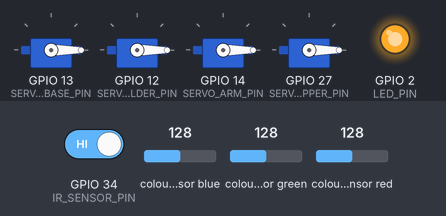
Bench run of a sketch on a simulated ESP32. Shown: 4 × servo, output pins drawn as LEDs (lit = HIGH). Wiring (inferred from the names in the program): TCS3200 colour sensor: output GPIO 35; S2 GPIO 25; S3 GPIO 26; S0 GPIO 33; S1 GPIO 32. Inputs (shaded band) come from the test bench; at power-on: GPIO 34 (IR_SENSOR_PIN) HIGH, colour sensor blue 128, colour sensor green 128, colour sensor red 128. WiFi joins after 1.5 s; servers stay silent unless stated; the local clock reads 2024-03-15 10:24:30 at power-on unless the sketch sets it; pins used as bus, display or sensor lines are not drawn; what the sketch prints to the serial monitor is not drawn.

Above: at 3.0 s.
At 17.6 s:
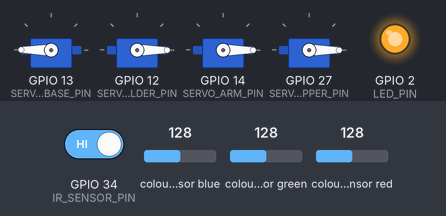
17.7 s: GPIO 34 (IR_SENSOR_PIN) driven HIGH
At 23.1 s:
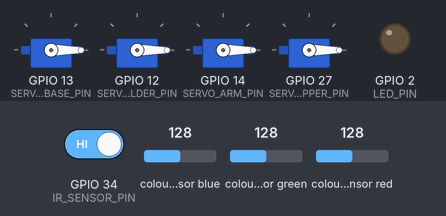
Timing chart, 0 to 24.6 s (numbered marks = the images above; inputs shaded):
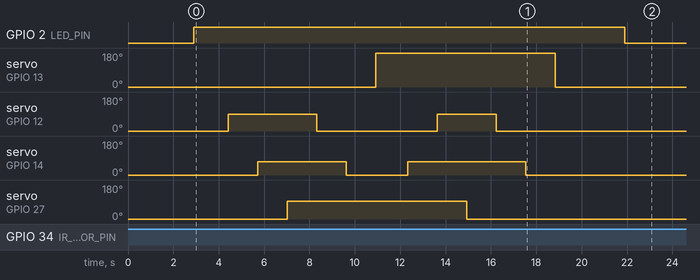

The sketch:

main.ino
```cpp
#include <WiFi.h>
#include <Firebase_ESP_Client.h>
#include "time.h"
#include <ESP32Servo.h>

// ========== WIFI / FIREBASE ==========
#define WIFI_SSID "Full house 2.4GHz"
#define WIFI_PASSWORD "motdentam"

#define API_KEY "AIzaSyBgzRsUUpotAw230h8JTthlEx_edM41oqI"
#define DATABASE_URL "https://doan2-77a41-default-rtdb.asia-southeast1.firebasedatabase.app"
#define USER_EMAIL "binhiot0209@gmail.com"
#define USER_PASSWORD "123456"

FirebaseData fbdo;
FirebaseAuth auth;
FirebaseConfig config;

const char* ntpServer = "pool.ntp.org";
const long gmtOffset_sec = 7 * 3600; // +7
const int daylightOffset_sec = 0;

// ========== PINS / CONFIG COLOR SENSOR ==========
#define IR_SENSOR_PIN 34
#define S0 33
#define S1 32
#define S2 25
#define S3 26
#define OUT 35
#define LED_PIN 2

#define DEBOUNCE_SAMPLES 10
#define STABLE_THRESHOLD 7
#define NUM_COLOR_SAMPLES 5
#define MIN_CONFIDENCE 0.6  // ngưỡng tin cậy tối thiểu (0..1)

// ========== SERVO PINS & HOME ==========
Servo servoBase;
Servo servoShoulder;
Servo servoArm;
Servo servoGripper;

#define SERVO_BASE_PIN     13
#define SERVO_SHOULDER_PIN 12
#define SERVO_ARM_PIN      14
#define SERVO_GRIPPER_PIN  27

int baseHome = 0;
int shoulderHome = 0;
int armHome = 0;
int gripperHome = 0;

// ========== COLOR DATA STRUCTS ==========
struct RGB { float r, g, b; };
struct HSV { float h, s, v; };

struct ColorData {
  String name;
  HSV hsv;
  RGB rgb;
  float tolerance;
};

struct ColorResult {
  String name;
  float confidence;
  float distance;
  String method;
};

// màu mẫu (bản mới bạn gửi)
ColorData colors[] = {
  {"Trang",      {254, 0.06, 0.89}, {216.2, 213, 226}, 20.0},
  {"Den",        {0,   0.00, 0.00}, {0,   0,   0},   15.0},
  {"Do",         {0,   1.00, 0.45}, {114, 0,  0},  20.0},
  {"Vang",       {45.1,  0.49, 0.77}, {197, 173, 100},  20.0},
  {"Xanh La",    {115.6, 0.15, 0.69}, {151,  176, 149},  25.0},
  {"Xanh Duong", {240, 1.00, 0.55}, {0,  0,  141}, 25.0},
};
const int NUM_COLORS = sizeof(colors) / sizeof(ColorData);

// ========== IR debounce ==========
int irSamples[DEBOUNCE_SAMPLES];
int irIndex = 0;
int irState = LOW;
int irLastState = LOW;

int readIRStable() {
  irSamples[irIndex] = digitalRead(IR_SENSOR_PIN);
  delay(100);
  irIndex = (irIndex + 1) % DEBOUNCE_SAMPLES;

  int highCount = 0;
  for (int i = 0; i < DEBOUNCE_SAMPLES; i++) {
    if (irSamples[i] == HIGH) highCount++;
  }

  if (highCount >= STABLE_THRESHOLD) return LOW;
  else if (highCount <= (DEBOUNCE_SAMPLES - STABLE_THRESHOLD)) return HIGH;
  return irState;
}

// ========== Đọc màu (TCS3200 style) ==========
RGB readColor() {
  RGB color;

  digitalWrite(S2, LOW); digitalWrite(S3, LOW); delay(50);
  int red = pulseIn(OUT, LOW, 50000);

  digitalWrite(S2, HIGH); digitalWrite(S3, HIGH); delay(50);
  int green = pulseIn(OUT, LOW, 50000);

  digitalWrite(S2, LOW); digitalWrite(S3, HIGH); delay(50);
  int blue = pulseIn(OUT, LOW, 50000);

  color.r = constrain(map(red, 20, 200, 255, 0), 0, 255);
  color.g = constrain(map(green, 20, 200, 255, 0), 0, 255);
  color.b = constrain(map(blue, 20, 200, 255, 0), 0, 255);

  return color;
}

RGB readColorMedian() {
  float rValues[NUM_COLOR_SAMPLES];
  float gValues[NUM_COLOR_SAMPLES];
  float bValues[NUM_COLOR_SAMPLES];

  for (int i = 0; i < NUM_COLOR_SAMPLES; i++) {
    RGB s = readColor();
    rValues[i] = s.r;
    gValues[i] = s.g;
    bValues[i] = s.b;
    delay(50);
  }

  // sort (simple)
  for (int i = 0; i < NUM_COLOR_SAMPLES - 1; i++) {
    for (int j = i + 1; j < NUM_COLOR_SAMPLES; j++) {
      if (rValues[i] > rValues[j]) { float t = rValues[i]; rValues[i] = rValues[j]; rValues[j] = t; }
      if (gValues[i] > gValues[j]) { float t = gValues[i]; gValues[i] = gValues[j]; gValues[j] = t; }
      if (bValues[i] > bValues[j]) { float t = bValues[i]; bValues[i] = bValues[j]; bValues[j] = t; }
    }
  }

  RGB med;
  med.r = rValues[NUM_COLOR_SAMPLES / 2];
  med.g = gValues[NUM_COLOR_SAMPLES / 2];
  med.b = bValues[NUM_COLOR_SAMPLES / 2];
  return med;
}

// ========== RGB -> HSV ==========
HSV rgbToHsv(RGB rgb) {
  HSV hsv;
  float r = rgb.r / 255.0;
  float g = rgb.g / 255.0;
  float b = rgb.b / 255.0;

  float maxC = max(max(r, g), b);
  float minC = min(min(r, g), b);
  float delta = maxC - minC;

  hsv.v = maxC;
  hsv.s = (maxC == 0) ? 0 : delta / maxC;

  if (delta == 0) hsv.h = 0;
  else if (maxC == r) hsv.h = 60.0 * fmod(((g - b) / delta), 6.0);
  else if (maxC == g) hsv.h = 60.0 * (((b - r) / delta) + 2.0);
  else hsv.h = 60.0 * (((r - g) / delta) + 4.0);

  if (hsv.h < 0) hsv.h += 360.0;
  return hsv;
}

// ========== Color matching functions (keeps your algorithms) ==========
ColorResult findColorHSV(HSV hsv) {
  float minDistance = 999999;
  int bestIndex = -1;

  for (int i = 0; i < NUM_COLORS; i++) {
    float hueDiff = abs(hsv.h - colors[i].hsv.h);
    if (hueDiff > 180) hueDiff = 360 - hueDiff;

    float hueWeight = hueDiff / 180.0;
    float satWeight = abs(hsv.s - colors[i].hsv.s);
    float valWeight = abs(hsv.v - colors[i].hsv.v);

    float distance = sqrt(
      pow(hueWeight * 3.0, 2) +
      pow(satWeight * 2.0, 2) +
      pow(valWeight * 1.0, 2)
    );

    if (distance < minDistance) {
      minDistance = distance;
      bestIndex = i;
    }
  }

  ColorResult result;
  if (bestIndex >= 0 && minDistance < colors[bestIndex].tolerance) {
    result.name = colors[bestIndex].name;
    result.distance = minDistance;
    result.confidence = 1.0 - (minDistance / colors[bestIndex].tolerance);
    result.method = "HSV";
  } else {
    result.name = "Khong xac dinh";
    result.confidence = 0;
    result.distance = minDistance;
    result.method = "HSV";
  }
  return result;
}

ColorResult findColorRGB(RGB rgb) {
  float minDistance = 999999;
  int bestIndex = -1;

  for (int i = 0; i < NUM_COLORS; i++) {
    float distance = sqrt(
      pow(rgb.r - colors[i].rgb.r, 2) +
      pow(rgb.g - colors[i].rgb.g, 2) +
      pow(rgb.b - colors[i].rgb.b, 2)
    );
    if (distance < minDistance) { minDistance = distance; bestIndex = i; }
  }

  ColorResult result;
  float maxDistance = 150.0;
  if (bestIndex >= 0 && minDistance < maxDistance) {
    result.name = colors[bestIndex].name;
    result.distance = minDistance;
    result.confidence = 1.0 - (minDistance / maxDistance);
    result.method = "RGB";
  } else {
    result.name = "Khong xac dinh";
    result.confidence = 0;
    result.distance = minDistance;
    result.method = "RGB";
  }
  return result;
}

ColorResult findColorRuleBased(HSV hsv, RGB rgb) {
  ColorResult result;
  result.method = "Rule";
  result.distance = 0;

  if (hsv.v < 0.15) { result.name = "Den"; result.confidence = 0.95; return result; }
  if (hsv.s < 0.15 && hsv.v > 0.75) { result.name = "Trang"; result.confidence = 0.95; return result; }
  // (bỏ rule Xam so va khac neu ban muon)
  if ((hsv.h < 20 || hsv.h > 340) && hsv.s > 0.5 && hsv.v > 0.4) { result.name = "Do"; result.confidence = 0.90; return result; }
  if (hsv.h >= 45 && hsv.h <= 75 && hsv.s > 0.6 && hsv.v > 0.6) { result.name = "Vang"; result.confidence = 0.90; return result; }

  result.name = "Khong xac dinh"; result.confidence = 0; return result;
}

ColorResult findColorCombined(RGB rgb, HSV hsv) {
  ColorResult hsvResult = findColorHSV(hsv);
  ColorResult rgbResult = findColorRGB(rgb);
  ColorResult ruleResult = findColorRuleBased(hsv, rgb);

  Serial.println("\n--- Ket qua tu tung phuong phap ---");
  Serial.printf("HSV:  %s (confidence: %.2f)\n", hsvResult.name.c_str(), hsvResult.confidence);
  Serial.printf("RGB:  %s (confidence: %.2f)\n", rgbResult.name.c_str(), rgbResult.confidence);
  Serial.printf("Rule: %s (confidence: %.2f)\n", ruleResult.name.c_str(), ruleResult.confidence);

  if (ruleResult.confidence >= 0.85) {
    Serial.println("=> Chon: Rule-based");
    return ruleResult;
  }

  if (hsvResult.confidence > rgbResult.confidence) {
    if (hsvResult.confidence >= MIN_CONFIDENCE) { Serial.println("=> Chon: HSV"); return hsvResult; }
  } else {
    if (rgbResult.confidence >= MIN_CONFIDENCE) { Serial.println("=> Chon: RGB"); return rgbResult; }
  }

  if (hsvResult.confidence > rgbResult.confidence) { Serial.println("=> Chon: HSV (mac du confidence thap)"); return hsvResult; }
  else { Serial.println("=> Chon: RGB (mac du confidence thap)"); return rgbResult; }
}

// ========== time / firebase helpers ==========
String getCurrentTime() {
  struct tm timeinfo;
  if (!getLocalTime(&timeinfo)) return "Unknown";
  char buffer[30];
  strftime(buffer, sizeof(buffer), "%Y-%m-%d %H:%M:%S", &timeinfo);
  return String(buffer);
}
String getFirebasePath() {
  struct tm timeinfo;
  if (!getLocalTime(&timeinfo)) return "/color_log/unknown";
  char timePath[40];
  strftime(timePath, sizeof(timePath), "/color_log/%Y%m%d_%H%M%S", &timeinfo);
  return String(timePath);
}

// ========== SERVO HELPERS & GAP SEQUENCE ==========
void MoveServo(Servo &sv, int pin, int ang, unsigned long wait_ms = 300) {
  sv.attach(pin, 500, 2400);
  sv.write(ang);
  delay(wait_ms);
  sv.detach();
}

void ServoBase0(int ang)     { MoveServo(servoBase, SERVO_BASE_PIN, ang, 400); }
void ServoShoulder0(int ang) { MoveServo(servoShoulder, SERVO_SHOULDER_PIN, ang, 300); }
void ServoArm0(int ang)      { MoveServo(servoArm, SERVO_ARM_PIN, ang, 300); }
// Gripper: attach then detach after sequence for a cleaner open/close
void ServoGripper0(int ang)  { servoGripper.attach(SERVO_GRIPPER_PIN, 500, 2400); servoGripper.write(ang); delay(300); }

void GapVat(int gocBase, const String &mau) {
  // sequence: approach - grab - lift - rotate base - place - release
  ServoShoulder0(90); delay(1000);
  ServoArm0(70);      delay(1000);
  ServoGripper0(95);  delay(1000);   // close gripper (grab)

  ServoShoulder0(0); delay(1000);
  ServoArm0(0);      delay(1000);

  ServoBase0(gocBase); delay(1000);

  ServoArm0(70);       delay(1000);
  ServoShoulder0(90);  delay(1000);

  ServoGripper0(0);    delay(1000);  // open gripper (release)
  servoGripper.detach();
              // ensure detached
  ServoShoulder0(0);   delay(1000);

  ServoArm0(0);        delay(1000);

  ServoBase0(0);       delay(1000);

  Serial.print("Servo di chuyen: GAP - ");
  Serial.println(mau);
}

// ========== SETUP ==========
void setup() {
  Serial.begin(115200);

  // WiFi + Firebase
  WiFi.begin(WIFI_SSID, WIFI_PASSWORD);
  Serial.print("Dang ket noi WiFi");
  while (WiFi.status() != WL_CONNECTED) { delay(500); Serial.print("."); }
  Serial.println("\n✅ Da ket noi WiFi");

  configTime(gmtOffset_sec, daylightOffset_sec, ntpServer);

  config.api_key = API_KEY;
  config.database_url = DATABASE_URL;
  auth.user.email = USER_EMAIL;
  auth.user.password = USER_PASSWORD;
  Firebase.begin(&config, &auth);
  Firebase.reconnectWiFi(true);
  Serial.println("✅ Da ket noi Firebase");

  // Pins
  pinMode(IR_SENSOR_PIN, INPUT);
  pinMode(S0, OUTPUT); pinMode(S1, OUTPUT);
  pinMode(S2, OUTPUT); pinMode(S3, OUTPUT);
  pinMode(OUT, INPUT);
  pinMode(LED_PIN, OUTPUT);

  digitalWrite(S0, HIGH); digitalWrite(S1, LOW); // frequency scale for TCS3200

  for (int i = 0; i < DEBOUNCE_SAMPLES; i++) irSamples[i] = LOW;

  // servo frequency
  servoBase.setPeriodHertz(50);
  servoShoulder.setPeriodHertz(50);
  servoArm.setPeriodHertz(50);
  servoGripper.setPeriodHertz(50);

  // move to HOME (use safe moves)
  ServoBase0(baseHome);
  ServoShoulder0(shoulderHome);
  ServoArm0(armHome);
  ServoGripper0(gripperHome);
  servoGripper.detach();

  Serial.println("San sang!");
}

// ========== MAIN LOOP ==========
void loop() {
  irState = readIRStable();

  // rising edge: object arrived
  if (irState == HIGH && irLastState == LOW) {
    digitalWrite(LED_PIN, HIGH);
    Serial.println("\n>>> VAT THE PHAT HIEN! Dang quet mau...");

    // small firebase marker (detected)
    if (Firebase.ready() && WiFi.status() == WL_CONNECTED) {
      String curPath = "/device/detect";
      FirebaseJson js;
      js.set("detected", true);
      js.set("time", getCurrentTime());
      if (Firebase.RTDB.setJSON(&fbdo, curPath, &js)) Serial.println("✅ Firebase: detected = true");
      else Serial.printf("❌ Firebase error: %s\n", fbdo.errorReason().c_str());
    }

    delay(200);

    // read color
    RGB rgb = readColorMedian();
    HSV hsv = rgbToHsv(rgb);
    ColorResult result = findColorCombined(rgb, hsv);

    // print
    Serial.println("\n========================================");
    Serial.printf("RGB: R=%d, G=%d, B=%d\n", (int)rgb.r, (int)rgb.g, (int)rgb.b);
    Serial.printf("HSV: H=%.1f, S=%.2f, V=%.2f\n", hsv.h, hsv.s, hsv.v);
    Serial.println("----------------------------------------");
    Serial.printf("MAU: %s\n", result.name.c_str());
    Serial.printf("DO TIN CAY: %.1f%%\n", result.confidence * 100.0);
    Serial.printf("PHUONG PHAP: %s\n", result.method.c_str());

    // firebase: color log
    String currentTime = getCurrentTime();
    String CurrentPath = getFirebasePath();
    if (Firebase.ready() && WiFi.status() == WL_CONNECTED) {
      FirebaseJson json;
      json.set("color", result.name.c_str());
      json.set("time", currentTime);
      if (Firebase.RTDB.setJSON(&fbdo, CurrentPath, &json)) Serial.println("✅ Gửi dữ liệu thành công!");
      else Serial.printf("❌ Lỗi gửi Firebase: %s\n", fbdo.errorReason().c_str());
    }

    // Decide base angle mapping
    int targetBase = 180; // default others
    if (result.confidence < MIN_CONFIDENCE) {
      Serial.println("[!] DO TIN CAY THAP -> CHON: KHAC (180°)");
      targetBase = 180;
    } else {
      String nm = result.name;
      if (nm == "Do") targetBase = 70;
      else if (nm == "Xanh Duong") targetBase = 89;
      else if (nm == "Xanh La") targetBase = 108;
      else if (nm == "Vang") targetBase = 128;
      else targetBase = 180;
    }

    Serial.print("-> Thuc hien gap & quay base den: ");
    Serial.println(targetBase);

    // Execute pick-move-release
    GapVat(targetBase, result.name);

    Serial.println("========================================\n");
    delay(1000); // tránh bùng phát nhiều lần
  }
  // falling edge: object left
  else if (irState == LOW && irLastState == HIGH) {
    digitalWrite(LED_PIN, LOW);
    Serial.println(">>> Vat the da roi di");

    if (Firebase.ready() && WiFi.status() == WL_CONNECTED) {
      String curPath = "/device/detect";
      FirebaseJson js;
      js.set("detected", false);
      js.set("time", getCurrentTime());
      if (Firebase.RTDB.setJSON(&fbdo, curPath, &js)) Serial.println("✅ Firebase: detected = false");
      else Serial.printf("❌ Firebase error: %s\n", fbdo.errorReason().c_str());
    }
  }

  irLastState = irState;
  delay(10);
}
```
